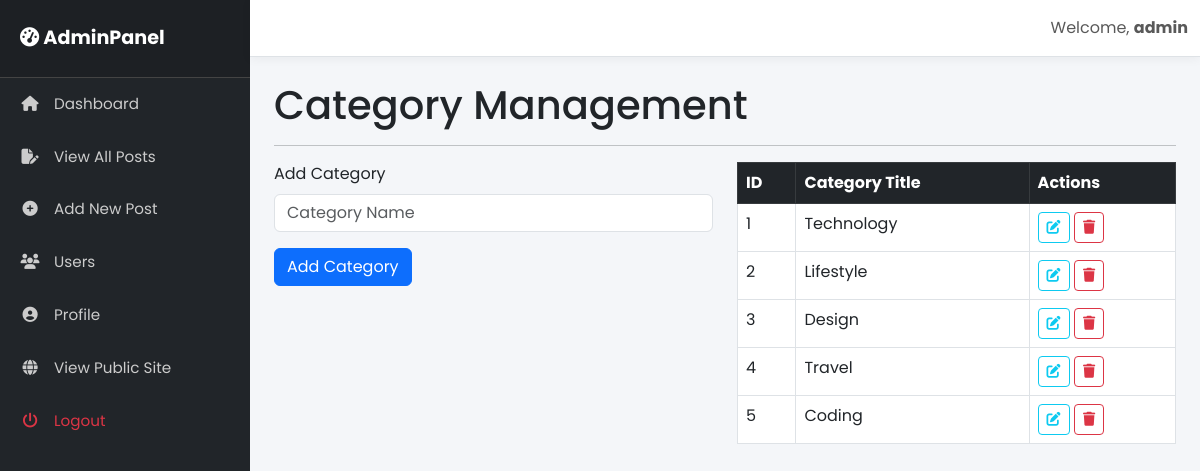
Screenshot of /admin/categories.php (signed in) with the database file from the repository.
### tables this page shows
CREATE TABLE IF NOT EXISTS `categories` (
  `cat_id` int(3) NOT NULL AUTO_INCREMENT,
  `cat_title` varchar(255) NOT NULL,
  PRIMARY KEY (`cat_id`)
);

### admin/categories.php (the view, shortened to what this page needs)
<?php include "includes/header.php"; ?>
<?php include "includes/navigation.php"; ?>
<h1 class="mt-4">Category Management</h1>
<hr>
<div class="row">
    <div class="col-md-6">
        <form action="" method="post">
            <div class="mb-3">
                <label class="form-label">Add Category</label>
                <input type="text" class="form-control" name="cat_title" placeholder="Category Name">
            </div>
            <button type="submit" class="btn btn-primary" name="submit">Add Category</button>
        </form>
    </div>
    <div class="col-md-6">
        <div class="table-responsive">
            <table class="table table-hover table-bordered">
                <thead class="table-dark">
                    <tr>
                        <th>ID</th>
                        <th>Category Title</th>
                        <th>Actions</th>
                    </tr>
                </thead>
                <tbody>
                    <?php
                    $query = "SELECT * FROM categories";
                    $stmt = $pdo->query($query);
                    while($row = $stmt->fetch()){
                        $cat_id = $row['cat_id'];
                        $cat_title = $row['cat_title'];
                        echo "<tr>";
                        echo "<td>$cat_id</td>";
                        echo "<td>$cat_title</td>";
                        echo "<td>
                                <a class='btn btn-sm btn-outline-info' href='categories.php?edit={$cat_id}'><i class='fa-solid fa-edit'></i></a>
                                <a class='btn btn-sm btn-outline-danger' onClick=\"javascript: return confirm('Delete Category?'); \" href='categories.php?delete={$cat_id}'><i class='fa-solid fa-trash'></i></a>
                              </td>";
                        echo "</tr>";
                    }
                    ?>
                </tbody>
            </table>
        </div>
    </div>
</div>
<?php include "includes/footer.php"; ?>

### admin/includes/header.php (style rules this page uses)
body { font-family: 'Poppins', sans-serif; background-color: #f4f6f9; overflow-x: hidden; }

### rows the page displays
categories: cat_id "1", cat_title "Technology"
categories: cat_id "2", cat_title "Lifestyle"
categories: cat_id "3", cat_title "Design"
categories: cat_id "4", cat_title "Travel"
categories: cat_id "5", cat_title "Coding"

### other values shown
$_SESSION['username'] "admin"
